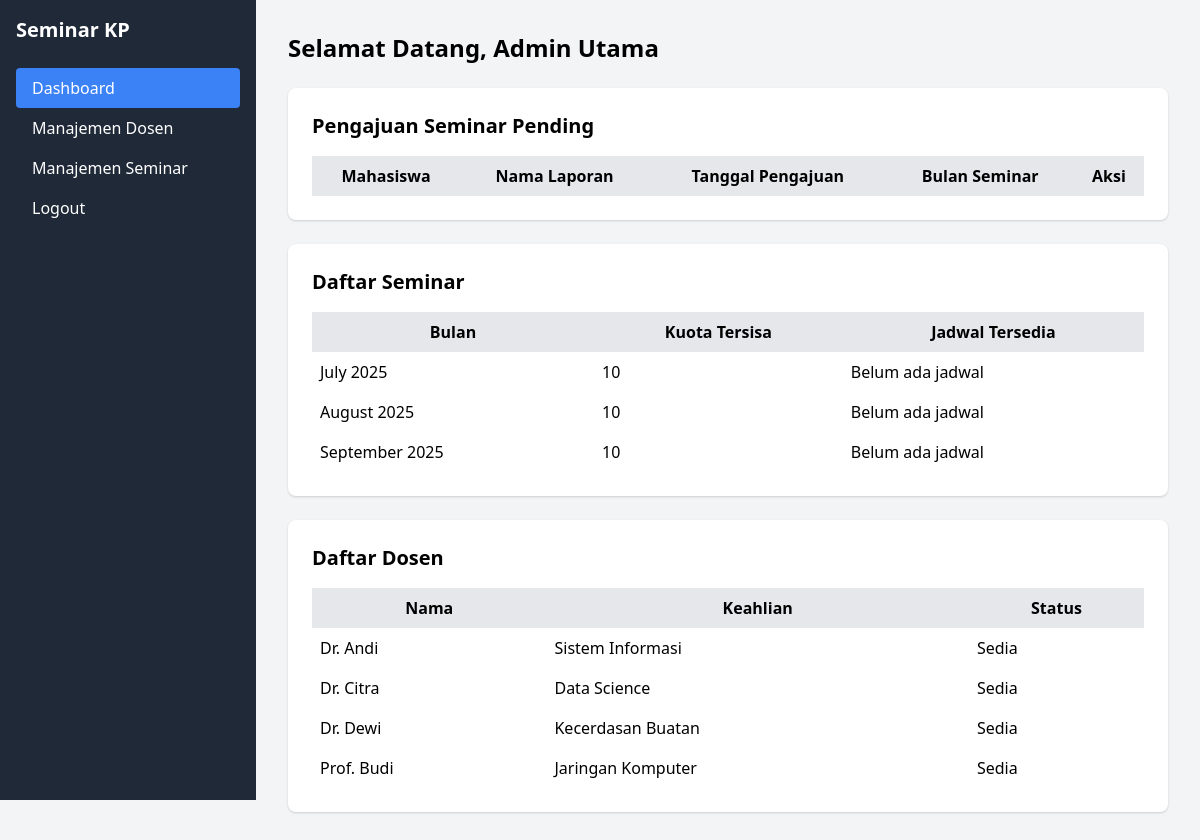
/pages/dashboard.php (signed in), run on the app's committed database.
### tables this page shows
CREATE TABLE `seminar` (
  `id` int NOT NULL AUTO_INCREMENT,
  `bulan_tahun` date NOT NULL,
  `kuota` int NOT NULL DEFAULT '10',
  `status` enum('Open','Closed') DEFAULT 'Open',
  PRIMARY KEY (`id`),
  UNIQUE KEY `unique_bulan_tahun` (`bulan_tahun`),
  KEY `idx_bulan_tahun` (`bulan_tahun`)
);

CREATE TABLE `dosen` (
  `id` int NOT NULL AUTO_INCREMENT,
  `nama` varchar(100) NOT NULL,
  `keahlian` varchar(100) DEFAULT NULL,
  `status_ketersediaan` enum('Sedia','Tidak Sedia') DEFAULT 'Sedia',
  PRIMARY KEY (`id`)
);

### pages/dashboard.php (the view, shortened to what this page needs)
<?php
require_once '../config/db.php';
$role = $_SESSION['role'];
$nama = $_SESSION['nama'];
if ($role == 'mahasiswa') {
    $stmt = $pdo->prepare("
        SELECT p.id, p.status, p.nama_laporan, p.tanda_tangan_dosen_pembimbing, p.alasan_penolakan,
               js.tanggal, js.waktu, js.tempat, d1.nama AS dosen_penguji_1, d2.nama AS dosen_penguji_2,
               na.rata_rata, na.kategori, na.status_kelulusan, s.bulan_tahun
        FROM pendaftaran p
        JOIN seminar s ON p.id_seminar = s.id
        LEFT JOIN jadwal_seminar js ON js.id_pendaftaran = p.id
        LEFT JOIN dosen d1 ON js.id_dosen_penguji_1 = d1.id
        LEFT JOIN dosen d2 ON js.id_dosen_penguji_2 = d2.id
        LEFT JOIN nilai_akhir na ON p.id = na.id_pendaftaran
        WHERE p.id_user = ?
        ORDER BY p.created_at DESC
    ");
    $stmt->execute([$_SESSION['user_id']]);
    $pendaftaran = $stmt->fetchAll();
} elseif ($role == 'admin') {
    $seminars = $pdo->query("
        SELECT s.id, s.bulan_tahun, s.kuota,
               COUNT(p.id) AS terisi
        FROM seminar s
        LEFT JOIN pendaftaran p ON s.id = p.id_seminar AND p.status = 'Diterima'
        GROUP BY s.id
        ORDER BY s.bulan_tahun
    ")->fetchAll();
    $dosen = $pdo->query("
        SELECT id, nama, keahlian, status_ketersediaan
        FROM dosen
        ORDER BY nama
    ")->fetchAll();
}
?>
<!DOCTYPE html>
<html lang="id">
<head>
    <link href="https://cdn.jsdelivr.net/npm/tailwindcss@2.2.19/dist/tailwind.min.css" rel="stylesheet">
</head>
<body class="bg-gray-100 flex">
    <div class="w-64 bg-gray-800 text-white h-screen p-4">
        <h2 class="text-xl font-bold mb-6">Seminar KP</h2>
        <nav>
            <a href="dashboard.php" class="block py-2 px-4 bg-blue-500 rounded">Dashboard</a>
            <?php if ($role == 'mahasiswa'): ?>
                <a href="pendaftaran.php" class="block py-2 px-4 hover:bg-gray-700">Pendaftaran Seminar</a>
                <a href="hasil_seminar.php" class="block py-2 px-4 hover:bg-gray-700">Hasil Seminar</a>
            <?php else: ?>
                <a href="manajemen_dosen.php" class="block py-2 px-4 hover:bg-gray-700">Manajemen Dosen</a>
                <a href="manajemen_seminar.php" class="block py-2 px-4 hover:bg-gray-700">Manajemen Seminar</a>
            <?php endif; ?>
            <a href="../logout.php" class="block py-2 px-4 hover:bg-gray-700">Logout</a>
        </nav>
    </div>
    <div class="flex-1 p-8">
        <h1 class="text-2xl font-bold mb-6">Selamat Datang, <?php echo htmlspecialchars($nama); ?></h1>
        <?php if ($role == 'mahasiswa'): ?>
            <div class="bg-white p-6 rounded-lg shadow">
                <h2 class="text-xl font-semibold mb-4">Status Pendaftaran Seminar</h2>
                <?php if (empty($pendaftaran)): ?>
                    <p class="text-gray-700">Anda belum mendaftar.</p>
                <?php else: ?>
                    <table class="w-full">
                        <thead>
                            <tr class="bg-gray-200">
                                <th class="p-2">Nama Laporan</th>
                                <th class="p-2">Status</th>
                                <th class="p-2">Detail</th>
                            </tr>
                        </thead>
                        <tbody>
                            <?php foreach ($pendaftaran as $p): ?>
                                <tr>
                                    <td class="p-2"><?php echo htmlspecialchars($p['nama_laporan']); ?></td>
                                    <td class="p-2"><?php echo $p['status']; ?></td>
                                    <td class="p-2">
                                        <?php if ($p['status'] == 'Menunggu'): ?>
                                            Menunggu keputusan admin.
                                        <?php elseif ($p['status'] == 'Diterima'): ?>
                                            <div>
                                                <p><strong>Bulan:</strong> <?php echo date('F Y', strtotime($p['bulan_tahun'])); ?></p>
                                                <p><strong>Tanggal:</strong> <?php echo $p['tanggal'] ?? 'Belum ditentukan'; ?></p>
                                                <p><strong>Waktu:</strong> <?php echo $p['waktu'] ?? 'Belum ditentukan'; ?></p>
                                                <p><strong>Tempat:</strong> <?php echo htmlspecialchars($p['tempat'] ?? 'Belum ditentukan'); ?></p>
                                                <p><strong>Dosen Penguji 1:</strong> <?php echo htmlspecialchars($p['dosen_penguji_1'] ?? 'Belum ditentukan'); ?></p>
                                                <p><strong>Dosen Penguji 2:</strong> <?php echo htmlspecialchars($p['dosen_penguji_2'] ?? 'Belum ditentukan'); ?></p>
                                                <p><strong>Tanda Tangan Dosen Pembimbing:</strong> <?php echo htmlspecialchars($p['tanda_tangan_dosen_pembimbing'] ?? 'Belum diunggah'); ?></p>
                                            </div>
                                        <?php elseif ($p['status'] == 'Ditolak'): ?>
                                            <p><strong>Alasan Penolakan:</strong> <?php echo htmlspecialchars($p['alasan_penolakan'] ?? 'Tidak ada alasan'); ?></p>
                                        <?php elseif ($p['status'] == 'Selesai'): ?>
                                            <div>
                                                <p><strong>Rata-rata Nilai:</strong> <?php echo $p['rata_rata'] ?? 'Belum dinilai'; ?></p>
                                                <p><strong>Kategori Nilai:</strong> <?php echo $p['kategori'] ?? 'Belum dikategorikan'; ?></p>
                                                <p><strong>Status Kelulusan:</strong> <?php echo $p['status_kelulusan'] ?? 'Belum ditentukan'; ?></p>
                                            </div>
                                        <?php endif; ?>
                                    </td>
                                </tr>
                            <?php endforeach; ?>
                        </tbody>
                    </table>
                <?php endif; ?>
            </div>
        <?php else: ?>
            <div class="bg-white p-6 rounded-lg shadow mb-6">
                <h2 class="text-xl font-semibold mb-4">Pengajuan Seminar Pending</h2>
                <table class="w-full">
                    <thead>
                        <tr class="bg-gray-200">
                            <th class="p-2">Mahasiswa</th>
                            <th class="p-2">Nama Laporan</th>
                            <th class="p-2">Tanggal Pengajuan</th>
                            <th class="p-2">Bulan Seminar</th>
                            <th class="p-2">Aksi</th>
                        </tr>
                    </thead>
                </table>
            </div>
            <div class="bg-white p-6 rounded-lg shadow mb-6">
                <h2 class="text-xl font-semibold mb-4">Daftar Seminar</h2>
                <table class="w-full">
                    <thead>
                        <tr class="bg-gray-200">
                            <th class="p-2">Bulan</th>
                            <th class="p-2">Kuota Tersisa</th>
                            <th class="p-2">Jadwal Tersedia</th>
                        </tr>
                    </thead>
                    <tbody>
                        <?php foreach ($seminars as $s): ?>
                            <tr>
                                <td class="p-2"><?php echo date('F Y', strtotime($s['bulan_tahun'])); ?></td>
                                <td class="p-2"><?php echo $s['kuota'] - $s['terisi']; ?></td>
                                <td class="p-2">
                                    <?php
                                    $stmt = $pdo->prepare("
                                        SELECT js.tanggal, js.waktu, js.tempat,
                                               d1.nama AS dosen_1, d2.nama AS dosen_2
                                        FROM jadwal_seminar js
                                        LEFT JOIN dosen d1 ON js.id_dosen_penguji_1 = d1.id
                                        LEFT JOIN dosen d2 ON js.id_dosen_penguji_2 = d2.id
                                        WHERE js.id_seminar = ?
                                        ORDER BY js.tanggal
                                    ");
                                    $stmt->execute([$s['id']]);
                                    $jadwals = $stmt->fetchAll();
                                    if (empty($jadwals)) {
                                        echo 'Belum ada jadwal';
                                    } else {
                                        echo '<ul>';
                                        foreach ($jadwals as $j) {
                                            echo '<li>' . date('d-m-Y', strtotime($j['tanggal'])) . ' ' . $j['waktu'] . ' (' . htmlspecialchars($j['tempat']) . ', Dosen: ' . htmlspecialchars($j['dosen_1'] . ' & ' . $j['dosen_2']) . ')</li>';
                                        }
                                        echo '</ul>';
                                    }
                                    ?>
                                </td>
                            </tr>
                        <?php endforeach; ?>
                    </tbody>
                </table>
            </div>
            <div class="bg-white p-6 rounded-lg shadow">
                <h2 class="text-xl font-semibold mb-4">Daftar Dosen</h2>
                <table class="w-full">
                    <thead>
                        <tr class="bg-gray-200">
                            <th class="p-2">Nama</th>
                            <th class="p-2">Keahlian</th>
                            <th class="p-2">Status</th>
                        </tr>
                    </thead>
                    <tbody>
                        <?php foreach ($dosen as $d): ?>
                            <tr>
                                <td class="p-2"><?php echo htmlspecialchars($d['nama']); ?></td>
                                <td class="p-2"><?php echo htmlspecialchars($d['keahlian']); ?></td>
                                <td class="p-2"><?php echo $d['status_ketersediaan']; ?></td>
                            </tr>
                        <?php endforeach; ?>
                    </tbody>
                </table>
            </div>
        <?php endif; ?>
    </div>
</body>
</html>

### data on the page
seminar: bulan_tahun "July 2025", $s['kuota']-$s['terisi'] "10"
seminar: bulan_tahun "August 2025", $s['kuota']-$s['terisi'] "10"
seminar: bulan_tahun "September 2025", $s['kuota']-$s['terisi'] "10"
dosen: nama "Dr. Andi", keahlian "Sistem Informasi", status_ketersediaan "Sedia"
dosen: nama "Dr. Citra", keahlian "Data Science", status_ketersediaan "Sedia"
dosen: nama "Dr. Dewi", keahlian "Kecerdasan Buatan", status_ketersediaan "Sedia"
dosen: nama "Prof. Budi", keahlian "Jaringan Komputer", status_ketersediaan "Sedia"

### other printed values
$nama "Admin Utama"
